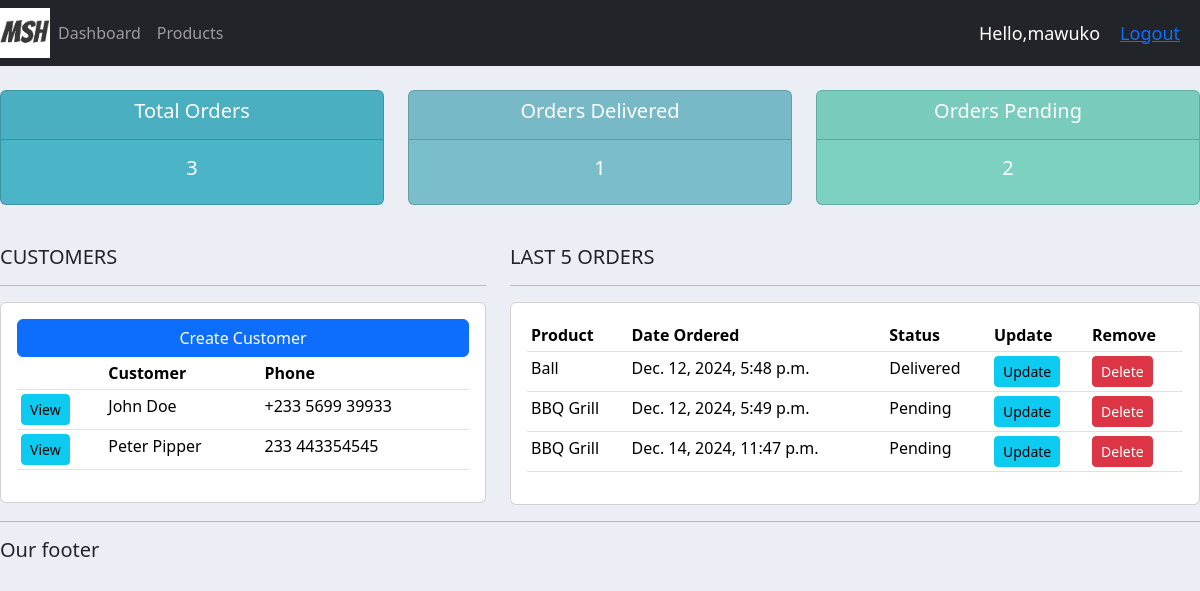
Page / (signed in) on the earlier database version.
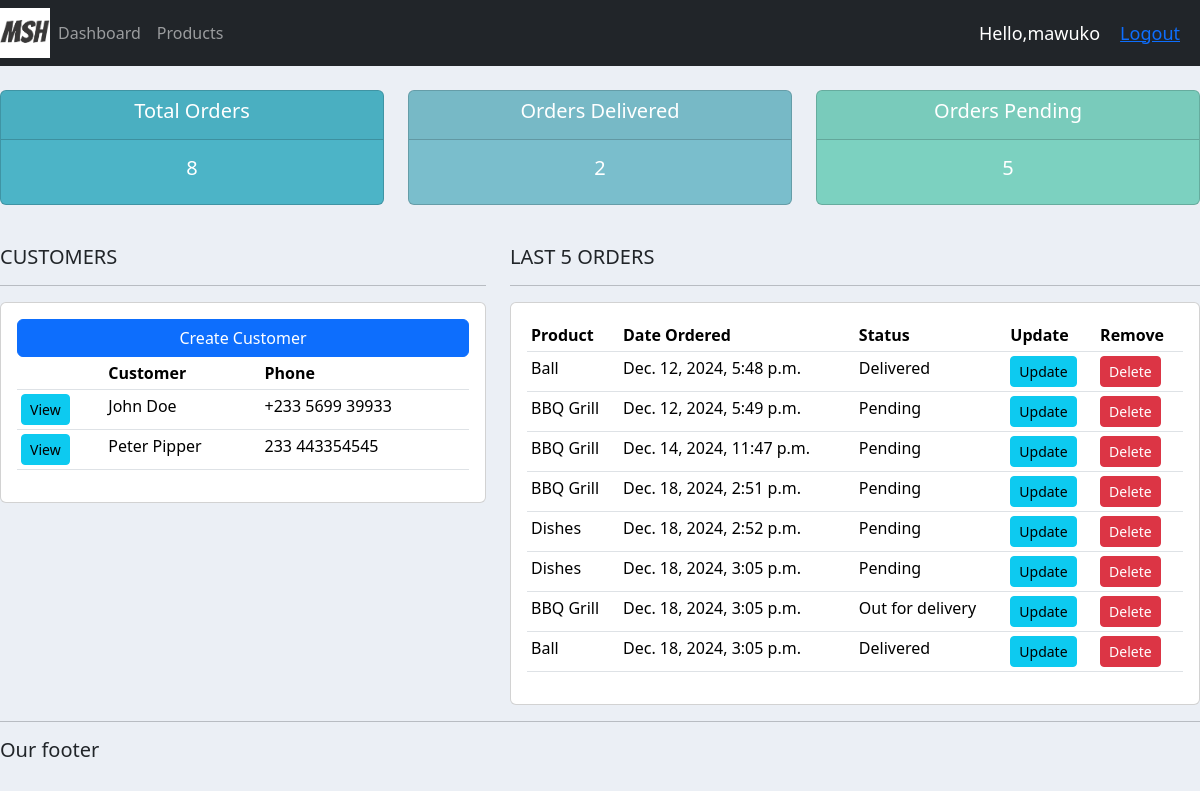
Same page on the later database version.
### accounts/models.py (models this page shows, shortened)
class Customer(models.Model):
    name=models.CharField(max_length=200, null=True)
    phone=models.CharField(max_length=200,null=True)
    email=models.CharField(max_length=200, null=True)
    date_created= models.DateTimeField(auto_now_add=True,null=True)

class Order(models.Model):
    STATUS=(
        ('Pending','Pending'),
        ('Out for delivery','Out for delivery'),
        ('Delivered','Delivered'),
    )
    customer=models.ForeignKey(Customer,null=True, on_delete=models.SET_NULL)
    product=models.ForeignKey(Product,null=True, on_delete=models.SET_NULL)
    date_created=models.DateTimeField(auto_now_add=True,null=True)
    status=models.CharField(max_length=200, null=True, choices=STATUS)
    note = models.CharField(max_length=1000, null=True)

class Product(models.Model):
    CATEGORY=(
        ('Indoor','Indoor'),
        ('Out Door','Out Door')
    )
    name=models.CharField(max_length=200, null=True)
    price= models.FloatField(null=True)
    category=models.CharField(max_length=200, null=True, choices=CATEGORY)
    description=models.CharField(max_length=200, null=True, blank=True)
    date_created=models.DateTimeField(auto_now_add=True,null=True)
    tags= models.ManyToManyField(Tag)
    def __str__(self):
        return self.name

### accounts/views.py (the view)
# urls.py: path('', views.home,name='home'),
@login_required(login_url='login')
def home(request):
    orders= Order.objects.all()
    customers= Customer.objects.all()
    total_customers = customers.count()
    total_orders=orders.count()
    delivered = orders.filter(status='Delivered').count()
    pending = orders.filter(status='Pending').count()
    context ={'orders':orders, 'customers':customers, 'total_orders':total_orders, 'delivered':delivered, 'pending':pending}
    return render(request,'accounts/dashboard.html',context)

### accounts/templates/accounts/dashboard.html
{%extends 'accounts/main.html'%}
{%block content%}
{% include 'accounts/status.html' %}
<br />
<div class="row">
  <div class="col-md-5">
    <h5>CUSTOMERS</h5>
    <hr />
    <div class="card card-body">
      <a class="btn btn-primary" href="">Create Customer</a>
      <table class="table table-sm">
        <tr>
          <th></th>
          <th>Customer</th>
          <th>Phone</th>
        </tr>
        {%for customer in customers%}
        <tr>
          <td>
            <a
              class="btn btn-sm btn-info"
              href="{%url 'customer' customer.id %}"
              >View</a
            >
          </td>
          <td>{{customer.name}}</td>
          <td>{{customer.phone}}</td>
        </tr>
        {%endfor%}
      </table>
    </div>
  </div>
  <div class="col-md-7">
    <h5>LAST 5 ORDERS</h5>
    <hr />
    <div class="card card-body">
      <table class="table table-sm">
        <tr>
          <th>Product</th>
          <th>Date Ordered</th>
          <th>Status</th>
          <th>Update</th>
          <th>Remove</th>
        </tr>
        {%for order in orders%}
        <tr>
          <td>{{order.product}}</td>
          <td>{{order.date_created}}</td>
          <td>{{order.status}}</td>
          <td>
            <a
              class="btn btn-sm btn-info"
              href="{%url 'update_order' order.id%}"
              >Update</a
            >
          </td>
          <td>
            <a
              class="btn btn-sm btn-danger"
              href="{%url 'delete_order' order.id%}"
              >Delete</a
            >
          </td>
        </tr>
        {%endfor%}
      </table>
    </div>
  </div>
</div>
{%endblock%}

### accounts/templates/accounts/main.html (shortened to what this page needs)
{% load static %}
<!DOCTYPE html>
<html lang="en">
  <head>
    <link
      href="https://cdn.jsdelivr.net/npm/bootstrap@5.3.3/dist/css/bootstrap.min.css"
      rel="stylesheet"
    />
    <link rel="stylesheet" type="text/css" href="{% static '/css/main.css'%}" >
  </head>
  <body>
    {%include 'accounts/navBar.html'%} {%block content%} {%endblock%}
    <hr />
    <h5>Our footer</h5>
  </body>
</html>

### accounts/templates/accounts/navBar.html (shortened to what this page needs)
<nav class="navbar navbar-expand-lg navbar-dark bg-dark">
  <img src="{% static 'images/logo.png'%}" alt="" id="logo" />
  <div class="collapse navbar-collapse" id="navbarNavAltMarkup">
    <ul class="navbar-nav">
      <li class="nav-item active">
        <a class="nav-link" href="{%url 'home'%}">Dashboard </a>
      </li>
      <li class="nav-item">
        <a class="nav-link" href="{%url 'products'%}">Products</a>
      </li>
    </ul>
  </div>
  <span class="hello-msg">Hello,{{request.user}}</span>
  <span class="hello-msg"><a href="{%url 'logout'%}">Logout</a></span>
</nav>

### accounts/templates/accounts/status.html
<br />
<div class="row">
  <div class="col">
    <div class="col-md">
      <div class="card text-center text-white mb-3" id="total-orders">
        <div class="card-header">
          <h5 class="card-title">Total Orders</h5>
        </div>
        <div class="card-body">
          <h5 class="card-title">{{total_orders}}</h5>
        </div>
      </div>
    </div>
  </div>
  <div class="col">
    <div class="col-md">
      <div class="card text-center text-white mb-3" id="orders-delivered">
        <div class="card-header">
          <h5 class="card-title">Orders Delivered</h5>
        </div>
        <div class="card-body">
          <h5 class="card-title">{{delivered}}</h5>
        </div>
      </div>
    </div>
  </div>
  <div class="col">
    <div class="col-md">
      <div class="card text-center text-white mb-3" id="orders-pending">
        <div class="card-header">
          <h5 class="card-title">Orders Pending</h5>
        </div>
        <div class="card-body">
          <h5 class="card-title">{{pending}}</h5>
        </div>
      </div>
    </div>
  </div>
</div>

### static/css/main.css (style rules this page uses)
#logo { width: 50px; background-color: #fff; }
body { background-color: #ebeff5; }
#total-orders { background-color: #4cb4c7; }
#orders-delivered { background-color: #7abecc; }
#orders-pending { background-color: #7cd1c0; }

### accounts/templates/accounts/navBar.html (style rules this page uses)
.hello-msg { font-size: 18px; color: #fff; margin-right:20px ; }

Differences in the rows shown:
added Order: product "BBQ Grill", date_created "Dec. 18, 2024, 2:51 p.m.", status "Pending"
added Order: product "Dishes", date_created "Dec. 18, 2024, 2:52 p.m.", status "Pending"
added Order: product "Dishes", date_created "Dec. 18, 2024, 3:05 p.m.", status "Pending"
added Order: product "BBQ Grill", date_created "Dec. 18, 2024, 3:05 p.m.", status "Out for delivery"
added Order: product "Ball", date_created "Dec. 18, 2024, 3:05 p.m.", status "Delivered"
Other differences:
{{ total_orders }}: "3" → "8"
{{ delivered }}: "1" → "2"
{{ pending }}: "2" → "5"
